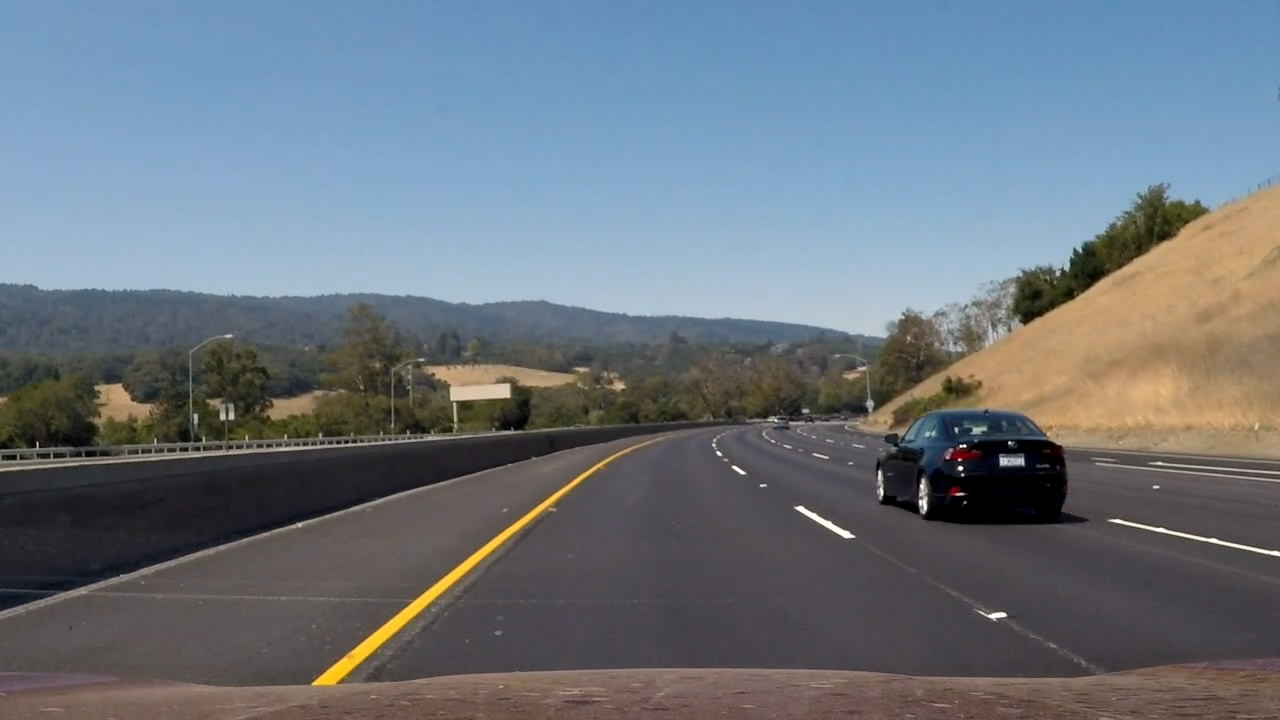
#> input picture test_images/test10.jpg, 1280 x 720 px; its folder holds only this picture in this run
$ python -i lane_detection.py   (imports and definitions only)   (older library calls are emulated)
#> lines starting #> are read from the running program, lines starting #| are printed output that depends on the picture; after the words box and inside, x2 and y2 are one past the last pixel; in counts of white or black regions, pixels touching at a corner belong together
import numpy as np
import cv2
import glob
import matplotlib.pyplot as plt
import pickle
import os

v1 = (187, 720)
v2 = (591, 450)
v3 = (688, 450)
v4 = (1122, 720)
mask_vertices = np.array([[(115, 720),(605, 420), (690, 420), (1220, 720)]], dtype=np.int32)
lower_yellow = np.array([0, 70, 112])
upper_yellow = np.array([45, 228, 255])
lower_white = np.array([200, 200, 200])
upper_white = np.array([255, 255, 255])
sobel_x_threshold = [30, 50]
ang_threshold = [0.9, 1.1]
kernel_size = 7
quick_search_margin = 100
nwindows = 16
sliding_margin = 70
minpix = 100


# [55 lines left out: functions import_camera_data, cal_undistort, pick_yellow, pick_white, pick_white_yellow, not called in this run]

def sobel_x_gradient(img, k_threshold, return_binary=False):
    r_channel = img[:,:,2]
    # Sobel x
    sobelx = cv2.Sobel(r_channel, cv2.CV_64F, 1, 0, ksize=9) # Take the derivative in x
    abs_sobelx = np.absolute(sobelx) # Absolute x derivative to accentuate lines away from horizontal
    scaled_sobelx = np.uint8(255*abs_sobelx/np.max(abs_sobelx))
    # Threshold x gradient
    sxbinary = np.zeros_like(scaled_sobelx)
    sxbinary[(scaled_sobelx >= k_threshold[0]) & (scaled_sobelx <= k_threshold[1])] = 1

    res = cv2.bitwise_and(img, img, mask = sxbinary)
    if return_binary:
        return sxbinary
    else:
        return res

def dir_threshold(img, sobel_kernel=3, thresh=[.7, 1.3]):
    # Grayscale
    gray = cv2.cvtColor(img, cv2.COLOR_RGB2GRAY)
    r_channel = img[:,:,2]
    # Calculate the x and y gradients
    sobelx = cv2.Sobel(r_channel, cv2.CV_64F, 1, 0, ksize=sobel_kernel)
    sobely = cv2.Sobel(r_channel, cv2.CV_64F, 0, 1, ksize=sobel_kernel)
    # Take the absolute value of the gradient direction,
    # apply a threshold, and create a binary image result
    absgraddir = np.arctan2(np.absolute(sobely), np.absolute(sobelx))
    binary_output =  np.zeros_like(absgraddir)
    binary_output[(absgraddir >= thresh[0]) & (absgraddir <= thresh[1])] = 1
    # Return the binary image
    return binary_output

def combined_gradient(img, k_threshold=[20, 255], ang_threshold=[0.9, 1.2], kernel_size=15):
    sobelx = sobel_x_gradient(img, k_threshold, True)
    grad_dir = dir_threshold(img, kernel_size, ang_threshold)
    binary_output =  np.zeros_like(sobelx)
    binary_output[(sobelx == 1) & (grad_dir == 1)] = 1

    return binary_output

# [328 lines left out: functions binary_img, draw_region, warp, mask, warped_binary, sliding_window_search and 4 more, not called in this run]

class Line():
    # [46 lines left out: functions __init__, update, not called in this run]

    def plot_x(self):
        plot_x = self.best_fit[0]*self.ally**2 + self.best_fit[1]*self.ally + self.best_fit[2]
        return plot_x

# [72 lines left out: functions add_text, lane_detection_pipeline, not called in this run]

>>> import cv2
>>> picture = cv2.imread('test_images/test10.jpg')
#> picture is the input picture: shape (720, 1280, 3); mean B, G, R 126, 116.8, 107.6
>>> result = combined_gradient(picture)
#> in combined_gradient, `sobelx = sobel_x_gradient(img, k_threshold, True)`:
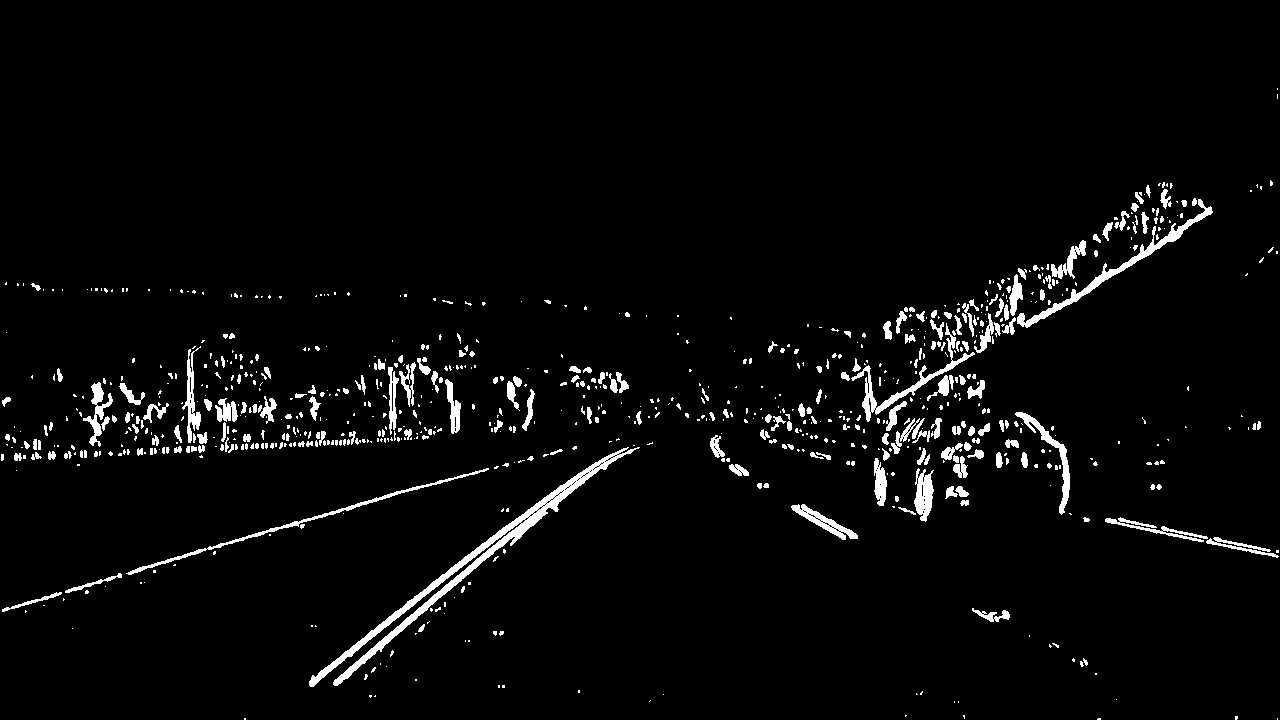
#> sobelx: shape (720, 1280); values 0 (black) and 1 (white), 3.5% white; 827 white regions (593 under 20 px), largest, box (x1, y1, x2, y2) and area: (309, 447, 640, 687) 4764, (1017, 199, 1213, 328) 1691, (851, 323, 975, 422) 1227
#> in dir_threshold, `absgraddir = np.arctan2(np.absolute(sobely), np.absolute(sobelx))`:
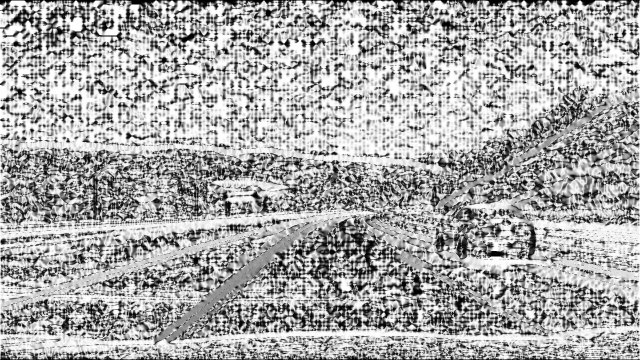
#> absgraddir: shape (720, 1280) float64 (shown at 1/2 size); min 0, max 1.57, mean 1.04; drawn with min black and max white
#> in combined_gradient, `grad_dir = dir_threshold(img, kernel_size, ang_threshold)`:
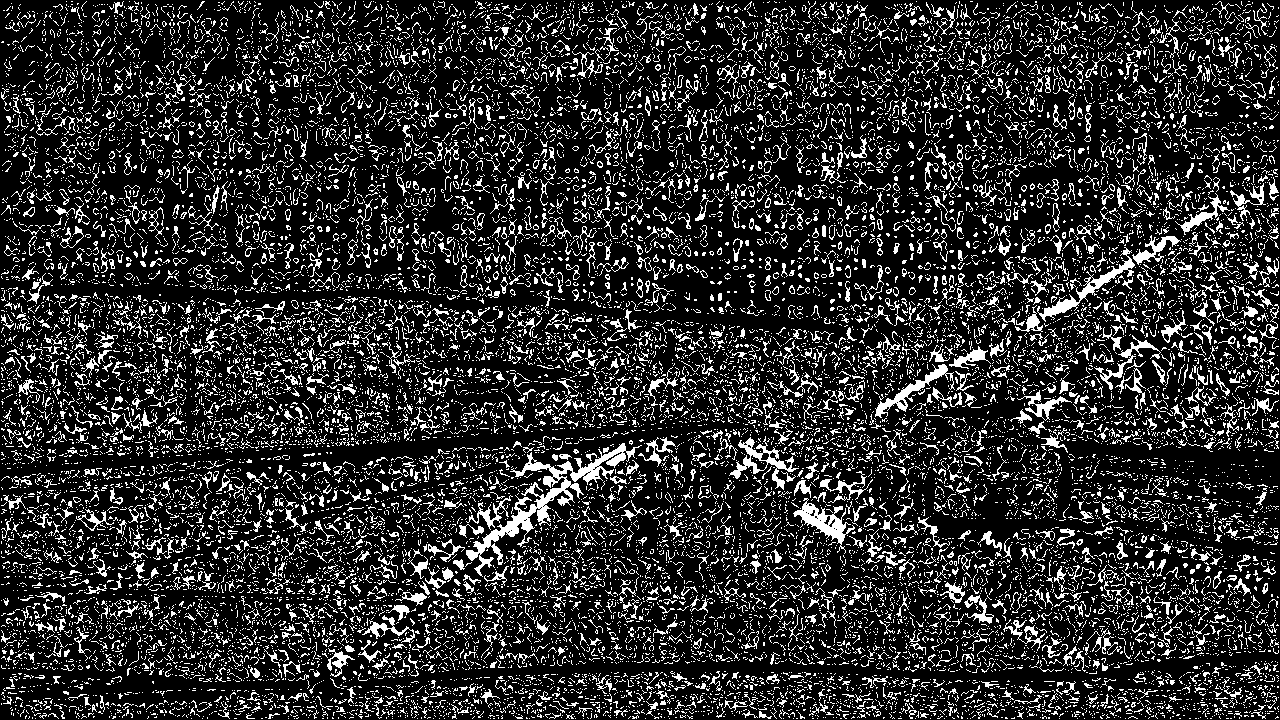
#> grad_dir: shape (720, 1280) float64; values 0 (black) and 1 (white), 17.8% white in thin lines or dots
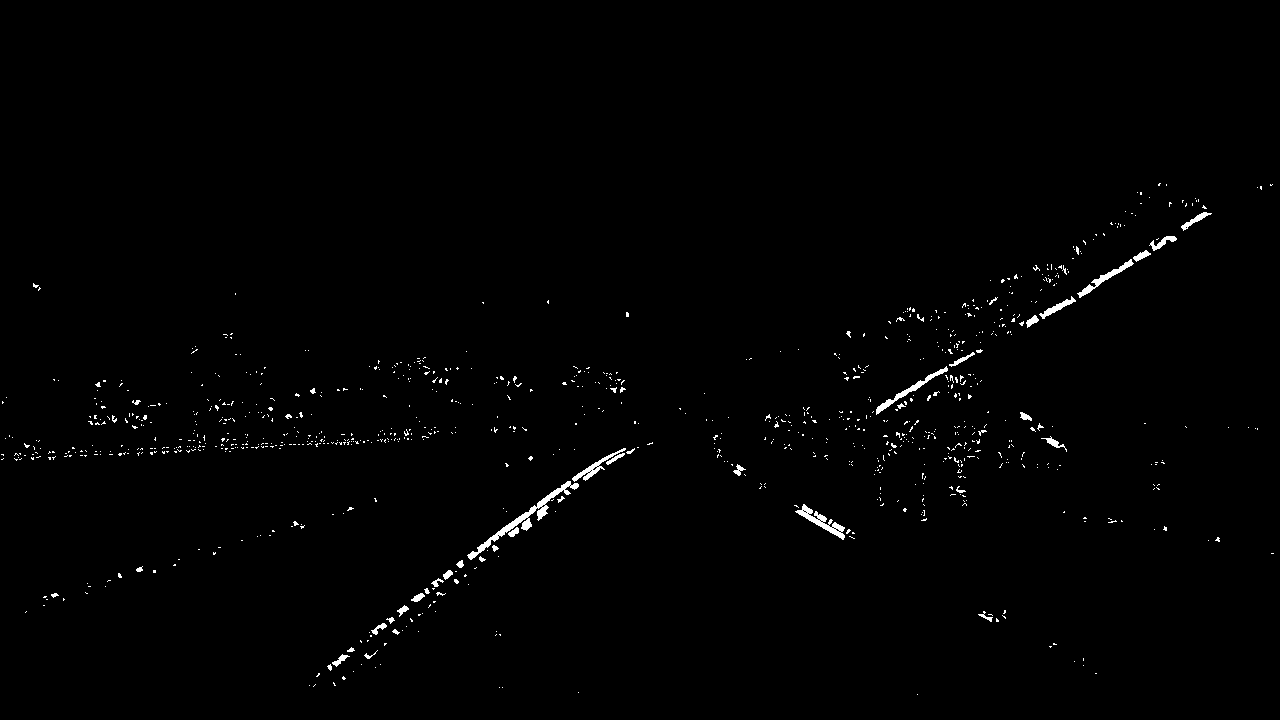
#> result: shape (720, 1280); values 0 (black) and 1 (white), 0.87% white; 956 white regions (908 under 20 px), largest, box (x1, y1, x2, y2) and area: (467, 481, 579, 560) 922, (795, 504, 845, 540) 486, (876, 366, 948, 415) 403

$ run again, on test_images/test11.jpg
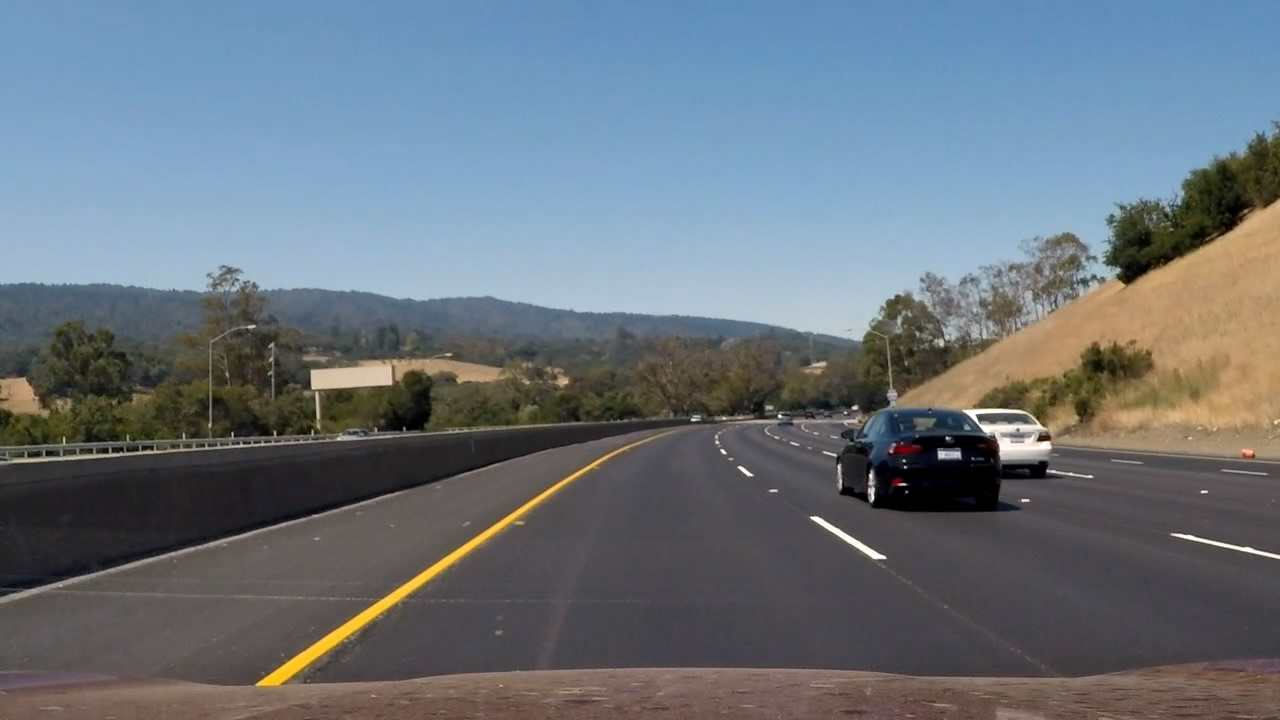
#> input picture test_images/test11.jpg, 1280 x 720 px
#> picture is the input picture: shape (720, 1280, 3); mean B, G, R 124.1, 115.6, 106
#> in combined_gradient, `sobelx = sobel_x_gradient(img, k_threshold, True)`:
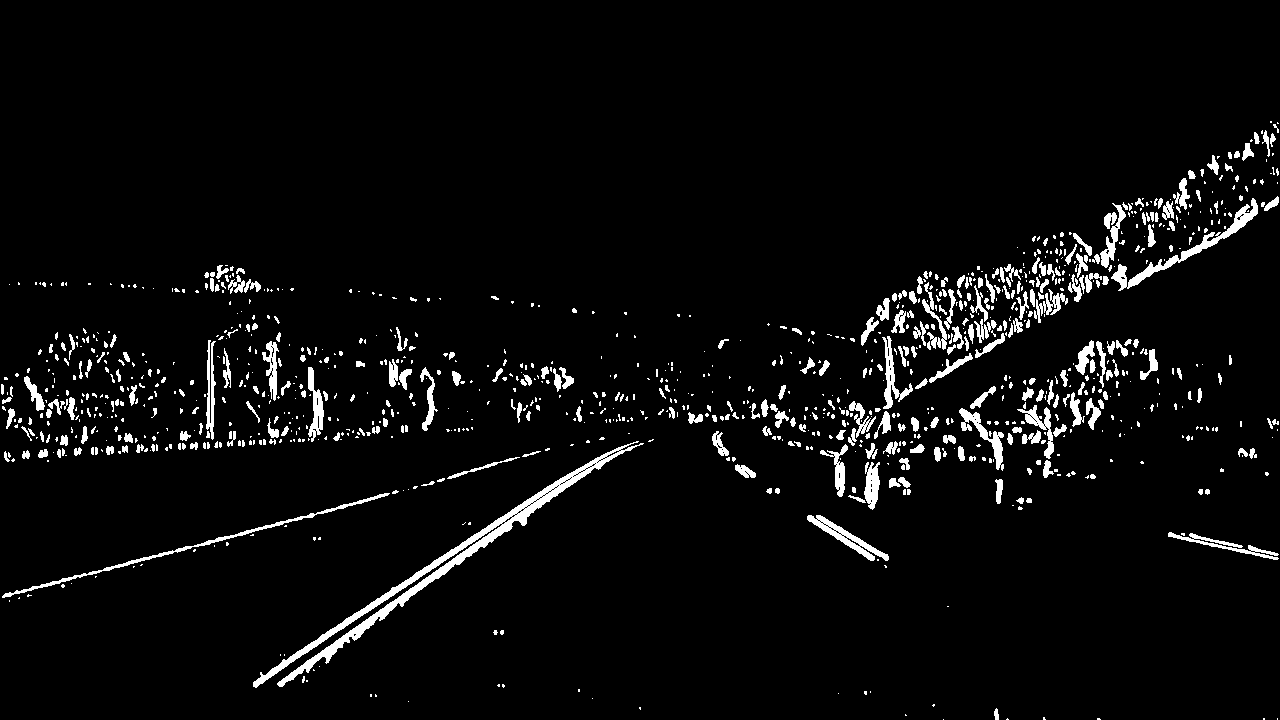
#> sobelx: shape (720, 1280); values 0 (black) and 1 (white), 4.4% white; 1093 white regions (758 under 20 px), largest, box (x1, y1, x2, y2) and area: (253, 441, 644, 688) 5541, (1111, 198, 1258, 291) 1511, (2, 493, 390, 598) 1241
#> grad_dir: shape (720, 1280) float64; values 0 (black) and 1 (white), 18.2% white in thin lines or dots
#> `result = combined_gradient(picture)`:
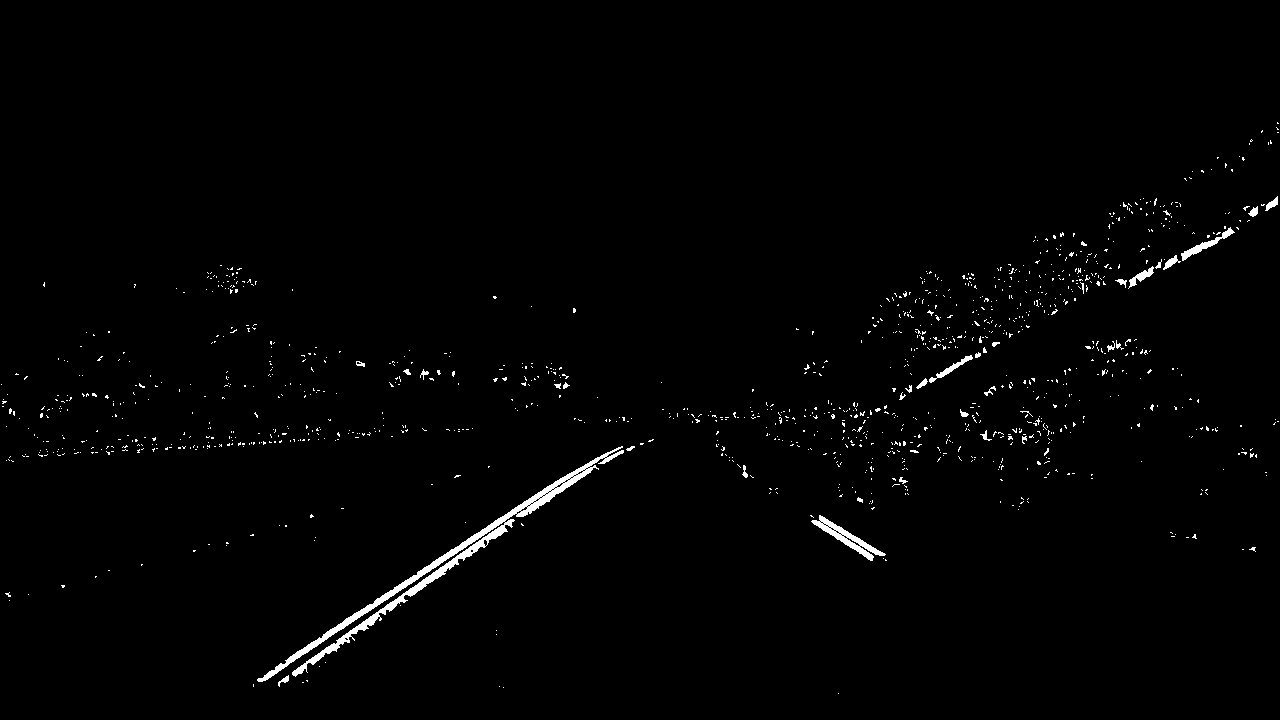
#> result: shape (720, 1280); values 0 (black) and 1 (white), 1.2% white; 1175 white regions (1143 under 20 px), largest, box (x1, y1, x2, y2) and area: (257, 446, 624, 682) 4677, (811, 515, 886, 561) 790, (1181, 227, 1235, 261) 345
